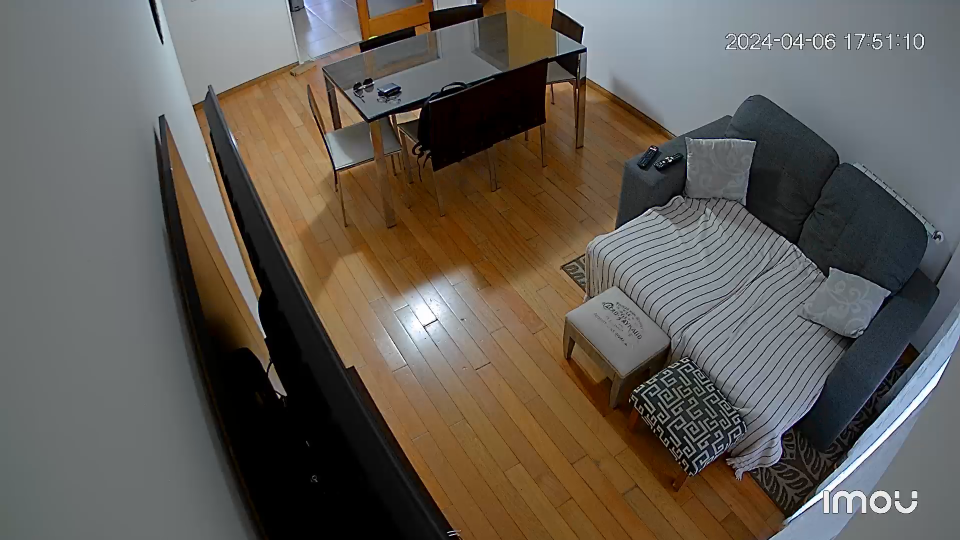
#> input picture frame 103 of Unidad 1/video_emi.mp4, 1920 x 1080 px, given in place of video_emi_reduced.mp4, which was not available (shown at 1/2 size)
$ jupyter execute ejercicio5.ipynb   (shell and % lines are left out)   (text cells are left out)
#> lines starting #> are read from the running program, lines starting #| are printed output that depends on the picture; after the words box and inside, x2 and y2 are one past the last pixel; in counts of white or black regions, pixels touching at a corner belong together; pictures that were not available may be replaced by others from this repository, and a replacement may not be noted
#> further down, prev_frame is the input picture: shape (1080, 1920, 3); mean B, G, R 84.3, 91.9, 98
[cell 1]
import cv2
import numpy as np
from google.colab.patches import cv2_imshow
import subprocess
import mediapy as media

[cell 2]
from google.colab import drive
drive.mount('/content/drive')

[cell 3]
def process_frame_difference(new_image, prev_image, movement=False, **kwargs):
    # Convertir las imágenes a escala de grises
#> called with movement = False
    new_gray = cv2.cvtColor(new_image, cv2.COLOR_RGB2GRAY)
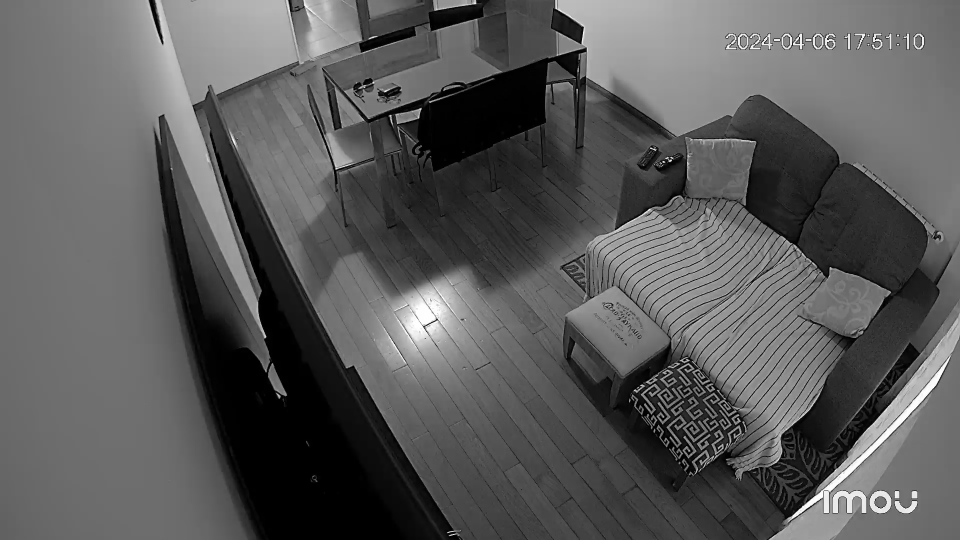
#> new_gray: shape (1080, 1920) (shown at 1/2 size); min 0, max 255, mean 90.4
    prev_gray = cv2.cvtColor(prev_image, cv2.COLOR_RGB2GRAY)

    # Calcular la diferencia absoluta entre los fotogramas actual y anterior
    frame_diff = cv2.absdiff(new_gray, prev_gray)

    # Umbralizar la imagen para resaltar las diferencias
    _, thresh = cv2.threshold(frame_diff, 25, 255, cv2.THRESH_BINARY)
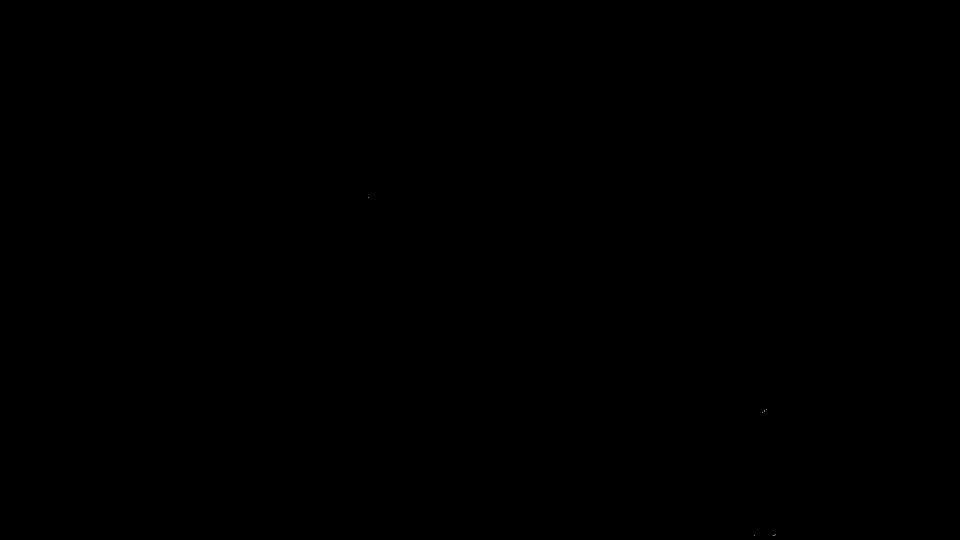
#> thresh: shape (1080, 1920) (shown at 1/2 size); 0% white in thin lines or dots, all inside (x1, y1, x2, y2) = (736, 395, 1551, 1072)

    #cv2_imshow(thresh)

    # Encontrar componentes conectadas
    num_labels, labels, stats, _ = cv2.connectedComponentsWithStats(thresh)
#> labels: shape (1080, 1920) int32; 9 distinct labels, from 0 to 8
#> num_labels = 9; stats = [[0, 0, 1920, 1080, 2073591], [736, 395, 1, 1, 1], [1532, 819, 1, 1, 1], [1528, 820, 1, 1, 1], [1529, 822, 1, 1, 1], [1525, 825, 1, 1, 1], [1550, 1069, 1, 1, 1], [1508, 1071, 1, 1, 1], [1547, 1070, 2, 2, 2]]

    # Filtrar componentes por área
    min_area = 1000
    filtered_mask = np.zeros_like(prev_image)
    for i in range(1, num_labels):
        x, y, w, h, area = stats[i]

        # Calcular el aspect ratio del rectángulo
        aspect_ratio = w / float(h)

        # Filtrar por área y aspect ratio
        if area > min_area:
            # Acumular la región en la máscara
            filtered_mask[labels == i] = 255
            # Establecer movimiento en la imagen
            movement = True
#> this loop made 8 passes
#> filtered_mask: shape (1080, 1920, 3); every value is 0

    #cv2_imshow(filtered_mask)

    return movement

[cell 4]
# Ruta del video
video_path = '/content/drive/My Drive/computer_vision/video_emi.mp4'
video_path_reduced = '/content/drive/My Drive/computer_vision/video_emi_reduced.mp4'

# Comando para reducir la resolución del video original
ffmpeg_command = f'ffmpeg -i "{video_path}" -vf "scale=-1:180" "{video_path_reduced}"'

# Ejecutar el comando de ffmpeg para reducir la resolución
subprocess.call(ffmpeg_command, shell=True)

# Cargar el video
cap = cv2.VideoCapture(video_path_reduced)

# Leer el primer fotograma
ret, prev_frame = cap.read()

# Bucle para procesar cada fotograma
while cap.isOpened():
    # Leer el fotograma actual
    ret, new_frame = cap.read()
    if not ret:
        break  # Salir del bucle si no hay más fotogramas

    # Procesar el par de fotogramas
    processed_frame = process_frame_difference(new_frame, prev_frame)
#> processed_frame = False
    if processed_frame == True:
        print("Movimiento detectado")

    # Salir del bucle si se presiona la tecla 'q'
    if cv2.waitKey(25) & 0xFF == ord('q'):
#> (key q is pressed here)
        break

    # Actualizar el fotograma anterior
    prev_frame = new_frame


# Liberar recursos y cerrar ventanas
cap.release()
cv2.destroyAllWindows()

[cell 5]
# Función para procesar un video:
def video_processor(filename_in, filename_out, process_func, max_time=10, **kwargs):
    # Abrir el video de entrada para lectura
    with media.VideoReader(filename_in) as r:
        # Crear un archivo de video de salida
        with media.VideoWriter(filename_out, shape=r.shape, fps=r.fps, bps=r.bps) as w:
            count = 0  # Inicializar contador de fotogramas
            prev_image = None  # Inicializar la imagen previa

            # Iterar sobre cada imagen (fotograma) del video
            for image in r:
                new_image = media.to_uint8(image)  # Convertir la imagen a formato flotante

                # Comprobar si es la primera imagen
                if prev_image is None:
                    prev_image = new_image.copy()

                # Procesar la imagen utilizando la función dada
                processed_image = process_func(new_image, prev_image, **kwargs)

                # Añadir la imagen procesada al video de salida
                w.add_image(processed_image)

                # Actualizar la imagen previa
                prev_image = new_image.copy()

                # Incrementar el contador de fotogramas
                count += 1

                # Detener el proceso si se alcanza el tiempo máximo
                if count >= max_time * r.fps:
                    break

[cell 6]
# Función para procesar el flujo óptico denso
# [27 lines left out: function process_dense_optical_flow, not called in this run]

[cell 7]
# Ruta del video
video_path = '/content/drive/My Drive/computer_vision/video_emi.mp4'
video_path_reduced = '/content/drive/My Drive/computer_vision/video_emi_reduced.mp4'

# Comando para reducir la resolución del video original
ffmpeg_command = f'ffmpeg -i "{video_path}" -vf "scale=-1:180" "{video_path_reduced}"'

# Ejecutar el comando de ffmpeg para reducir la resolución
subprocess.call(ffmpeg_command, shell=True)
#> (this line was passed over: subprocess is not available in this run)

# Nombres de los archivos de video de entrada y salida
filename_in = video_path_reduced
filename_out = '/content/drive/My Drive/computer_vision/video_emi_dense.mp4'

# Llamar a la función para procesar el video
video_processor(filename_in, filename_out, process_dense_optical_flow,
                max_time=20)
#> (the call stopped at in video_processor, `with media.VideoReader(filename_in) as r:`: mediapy is not available in this run)

# Mostrar el video resultante
media.show_video(media.read_video(filename_out), fps=30)
#> (this line was passed over: mediapy is not available in this run)

[cell 8]
# [44 lines left out: function process_sparse_optical_flow, not called in this run]

[cell 9]
# Ruta del video
video_path = '/content/drive/My Drive/computer_vision/video_emi.mp4'
video_path_reduced = '/content/drive/My Drive/computer_vision/video_emi_reduced.mp4'

# Comando para reducir la resolución del video original
ffmpeg_command = f'ffmpeg -i "{video_path}" -vf "scale=-1:180" "{video_path_reduced}"'

# Ejecutar el comando de ffmpeg para reducir la resolución
subprocess.call(ffmpeg_command, shell=True)
#> (this line was passed over: subprocess is not available in this run)

# Nombres de los archivos de video de entrada y salida
filename_in = video_path_reduced
filename_out = '/content/drive/My Drive/computer_vision/video_emi_sparse.mp4'

# Llamar a la función para procesar el video
video_processor(filename_in, filename_out, process_sparse_optical_flow,
                max_time=20)
#> (the call stopped at in video_processor, `with media.VideoReader(filename_in) as r:`: mediapy is not available in this run)

# Mostrar el video resultante
media.show_video(media.read_video(filename_out), fps=30)
#> (this line was passed over: mediapy is not available in this run)

$ run again, starting later in the video
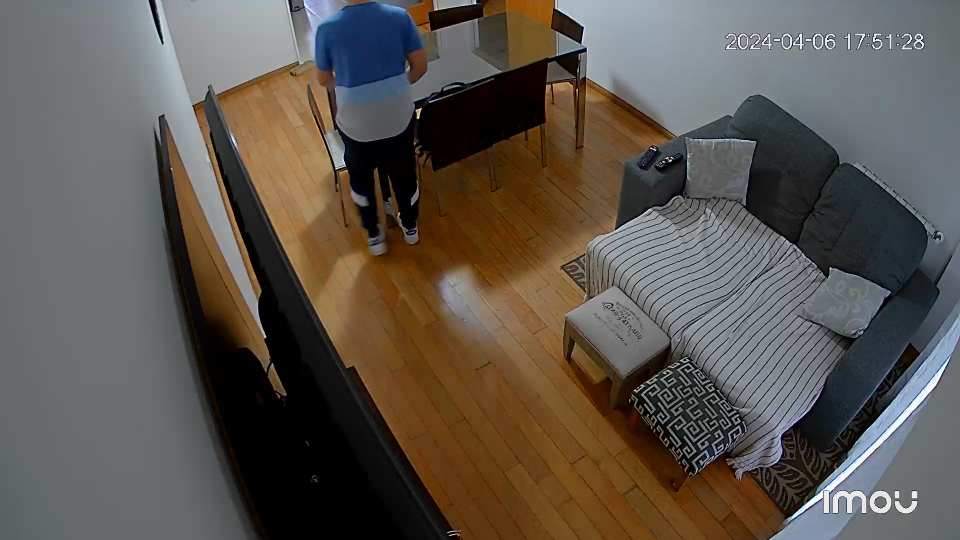
#> input picture frame 463 of Unidad 1/video_emi.mp4, 1920 x 1080 px, given in place of video_emi_reduced.mp4, which was not available (shown at 1/2 size)
#> prev_frame is the input picture: shape (1080, 1920, 3); mean B, G, R 78.3, 86, 92.8
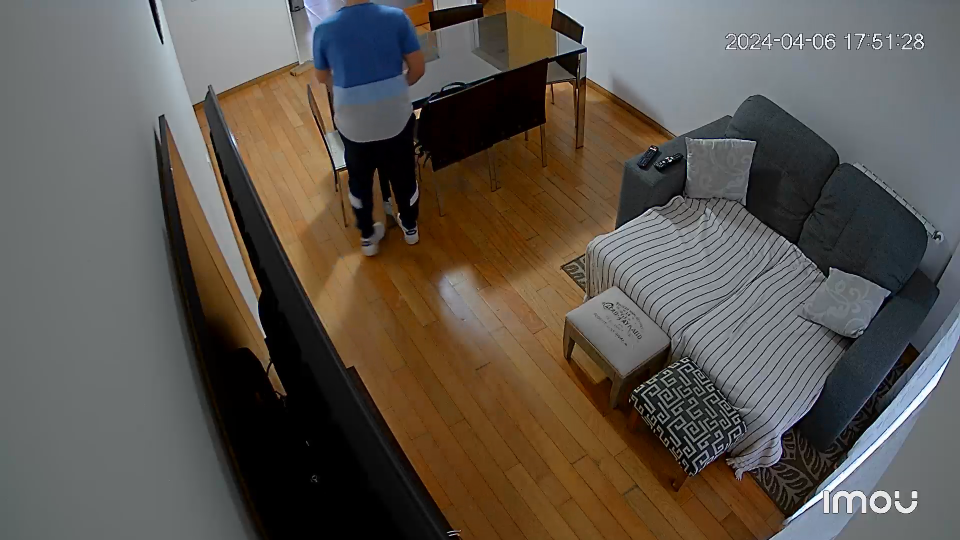
#> input picture frame 464 of Unidad 1/video_emi.mp4, 1920 x 1080 px, given in place of video_emi_reduced.mp4, which was not available (shown at 1/2 size)
#> new_frame is the input picture: shape (1080, 1920, 3); mean B, G, R 78.4, 86, 92.8
#> in process_frame_difference, `_, thresh = cv2.threshold(frame_diff, 25, 255, cv2.THRESH_BINARY)`:
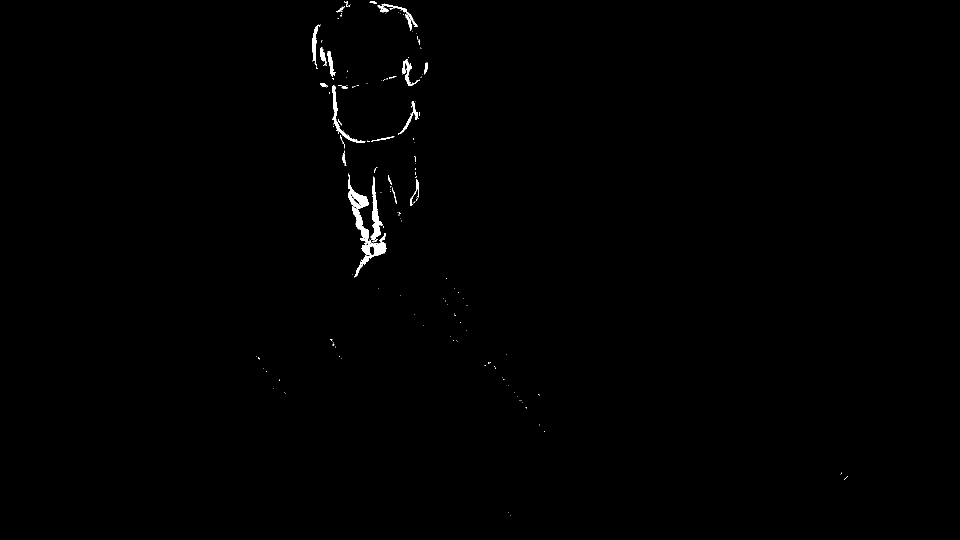
#> thresh: shape (1080, 1920) (shown at 1/2 size); 0.43% white; 194 white regions (166 under 20 px), largest, box (x1, y1, x2, y2) and area: (708, 353, 773, 555) 2406, (696, 347, 738, 417) 979, (665, 170, 731, 286) 776
#> labels: shape (1080, 1920) int32; 195 distinct labels, from 0 to 194
#> num_labels = 195; stats = 195 rows, first 6: [0, 0, 1920, 1080, 2064783], [688, 3, 4, 3, 6], [692, 2, 8, 12, 31], [739, 2, 15, 6, 41], [763, 7, 73, 47, 316], [701, 8, 1, 1, 1]
#> the loop in process_frame_difference, `for i in range(1, num_labels):` made 194 passes
#> (x, y, w, h, area, aspect_ratio) on passes 2, 3, 4, 6, 8, 18, 21, 31: (692, 2, 8, 12, 31, 0.667), (739, 2, 15, 6, 41, 2.5), (763, 7, 73, 47, 316, 1.55), (755, 10, 23, 15, 152, 1.53), (672, 12, 18, 13, 56, 1.38), (810, 28, 14, 34, 142, 0.412), (625, 49, 16, 73, 403, 0.219), (640, 95, 14, 37, 218, 0.378)
#> processed_frame = True

$ run again, starting later in the video
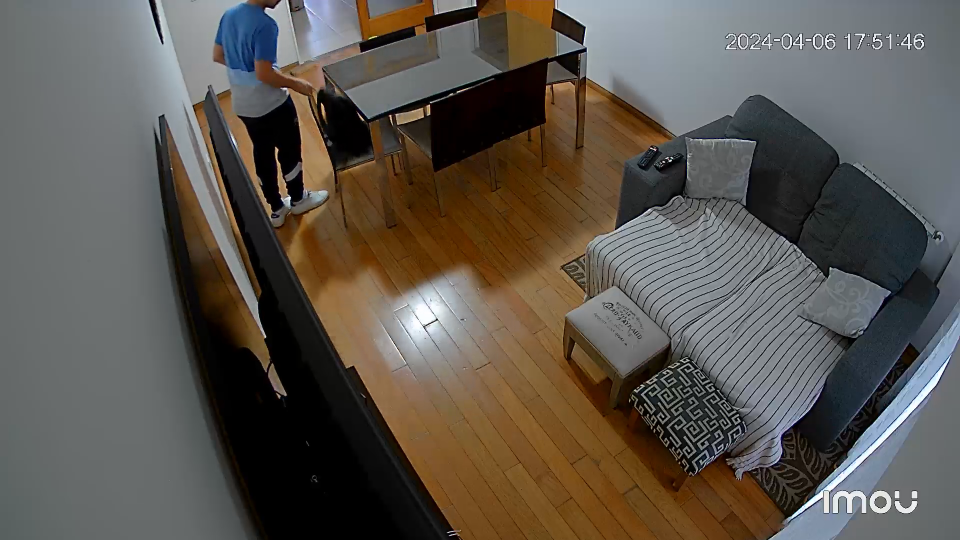
#> input picture frame 824 of Unidad 1/video_emi.mp4, 1920 x 1080 px, given in place of video_emi_reduced.mp4, which was not available (shown at 1/2 size)
#> prev_frame is the input picture: shape (1080, 1920, 3); mean B, G, R 79.2, 86.5, 92.4
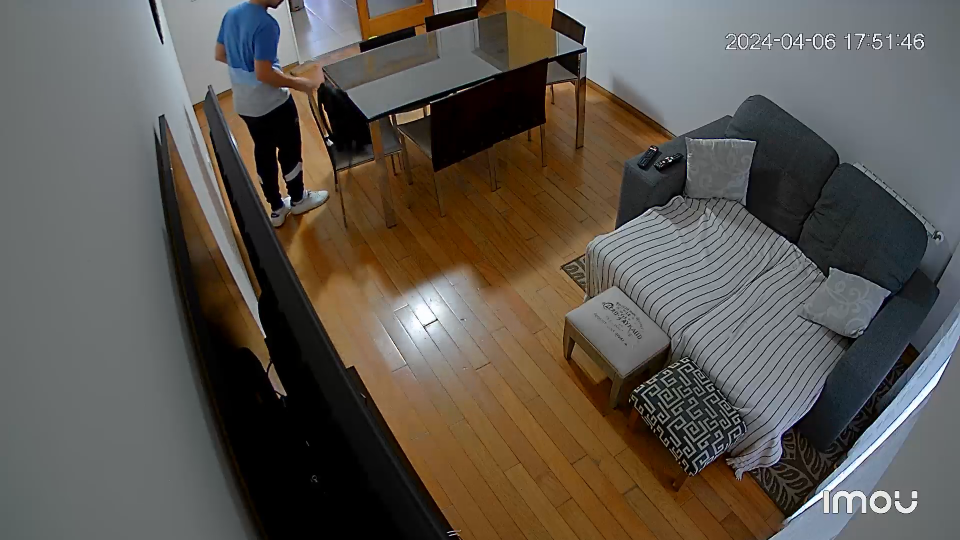
#> input picture frame 825 of Unidad 1/video_emi.mp4, 1920 x 1080 px, given in place of video_emi_reduced.mp4, which was not available (shown at 1/2 size)
#> new_frame is the input picture: shape (1080, 1920, 3); mean B, G, R 79.3, 86.6, 92.5
#> in process_frame_difference, `_, thresh = cv2.threshold(frame_diff, 25, 255, cv2.THRESH_BINARY)`:
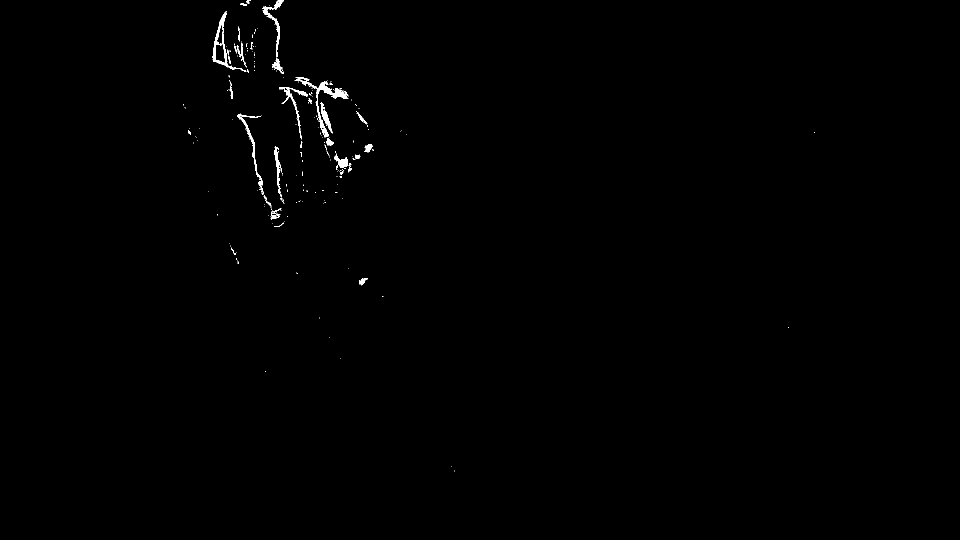
#> thresh: shape (1080, 1920) (shown at 1/2 size); 0.4% white; 247 white regions (206 under 20 px), largest, box (x1, y1, x2, y2) and area: (631, 162, 697, 275) 1245, (425, 22, 493, 143) 1050, (474, 227, 528, 390) 745
#> labels: shape (1080, 1920) int32; 248 distinct labels, from 0 to 247
#> num_labels = 248; stats = 248 rows, first 6: [0, 0, 1920, 1080, 2065343], [493, 0, 9, 7, 37], [525, 0, 43, 115, 721], [480, 6, 13, 6, 43], [539, 10, 1, 1, 1], [559, 14, 1, 1, 1]
#> the loop in process_frame_difference, `for i in range(1, num_labels):` made 247 passes
#> (x, y, w, h, area, aspect_ratio) on passes 1, 2, 3, 7, 10, 21, 23, 26: (493, 0, 9, 7, 37, 1.29), (525, 0, 43, 115, 721, 0.374), (480, 6, 13, 6, 43, 2.17), (425, 22, 68, 121, 1050, 0.562), (476, 53, 4, 30, 61, 0.133), (500, 84, 5, 15, 39, 0.333), (482, 86, 10, 45, 115, 0.222), (473, 90, 9, 25, 67, 0.36)
#> processed_frame = True
